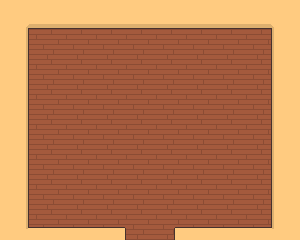

Tiled map render using the project's own tile images. Description and the whole map definition, tile-layer contents included, below:
An orthogonal 10x8 tile map with 30x30 px tiles, 1 tile layer (Background) and 6 objects (Wall1, Wall2, Wall4, Wall5, Wall3, ...).

<map version="1.0" orientation="orthogonal" renderorder="right-down" width="10" height="8" tilewidth="30" tileheight="30" nextobjectid="15">
 <tileset firstgid="1" name="Floor" tilewidth="30" tileheight="30" tilecount="15" columns="5">
  <image source="WoodFloor.png" width="150" height="90" />
 </tileset>
 <layer name="Background" width="10" height="8">
  <data encoding="csv">
1,2,2,2,2,2,2,2,2,3,
6,7,7,7,7,7,7,7,7,8,
6,7,7,7,7,7,7,7,7,8,
6,7,7,7,7,7,7,7,7,8,
6,7,7,7,7,7,7,7,7,8,
6,7,7,7,7,7,7,7,7,8,
6,7,7,7,7,7,7,7,7,8,
11,12,12,12,4,5,12,12,12,13
</data>
 </layer>
 <objectgroup name="Objects">
  <object id="1" name="Wall1" x="-0.5" y="-31.3333" width="29.5" height="270.833" />
  <object id="3" name="Wall2" x="271.25" y="-31.3333" width="29.5" height="271.333" />
  <object id="6" name="Wall4" x="29.0909" y="226.75" width="96.6591" height="13.25" />
  <object id="8" name="Wall5" x="173.875" y="227.375" width="97.3977" height="13.25" />
  <object id="13" name="Wall3" x="29" y="-29.5" width="242" height="29.4091" />
  <object id="14" name="Door" x="125.333" y="236.667" width="48.6667" height="33.3333" />
 </objectgroup>
</map>